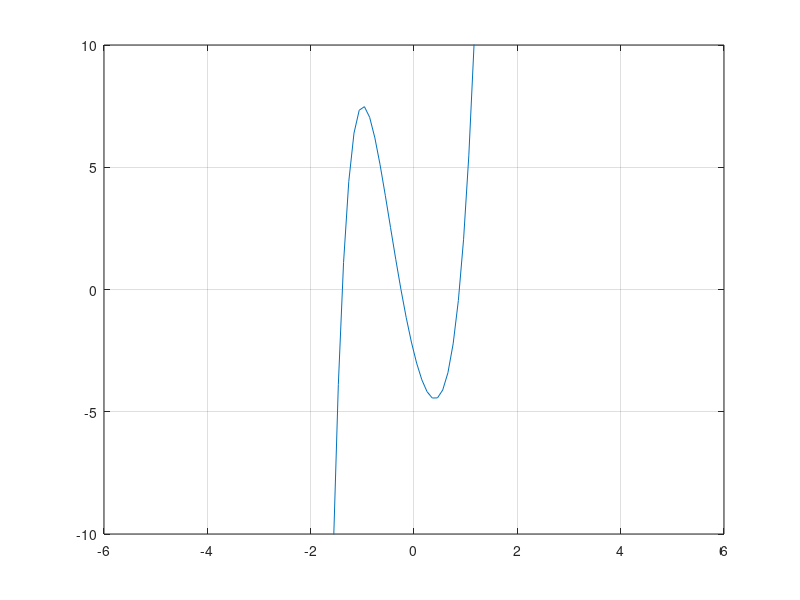

This figure's MATLAB source: (Note: this script raises an error after producing the figure.)
%Brian Ibitoye
% 21085455

f = @(x) 3*x.^5 +3.4*x.^3 + 8*x.^2 - 8.5*x-2.6;

x_val = linspace(-5,5);
y_val = f(x_val);

plot(x_val, y_val)
ylim([-10 10])
grid on

%Based on the graph that I've plotted, there are 3 roots that I can observe

the_roots = roots([3 0 3.4 8 -8.5 -2.6]);

fprintf("There are 3 real roots at x = " + the_roots(3) +", x = " + the_roots(4) + ", and x = " + the_roots(5) + ".\n")
